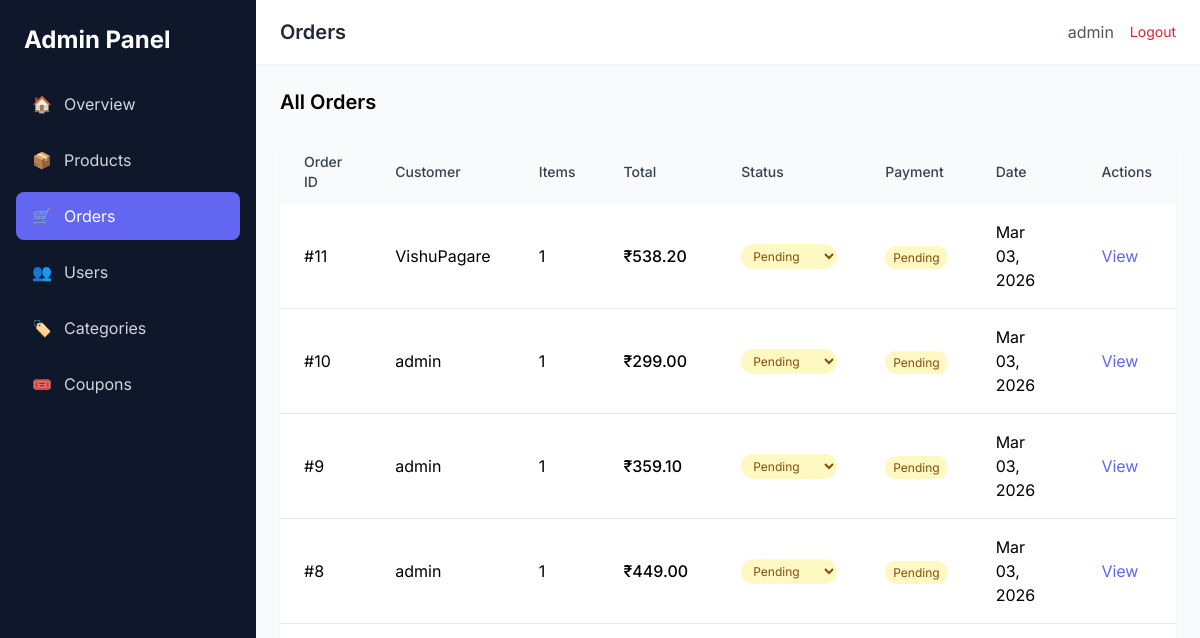
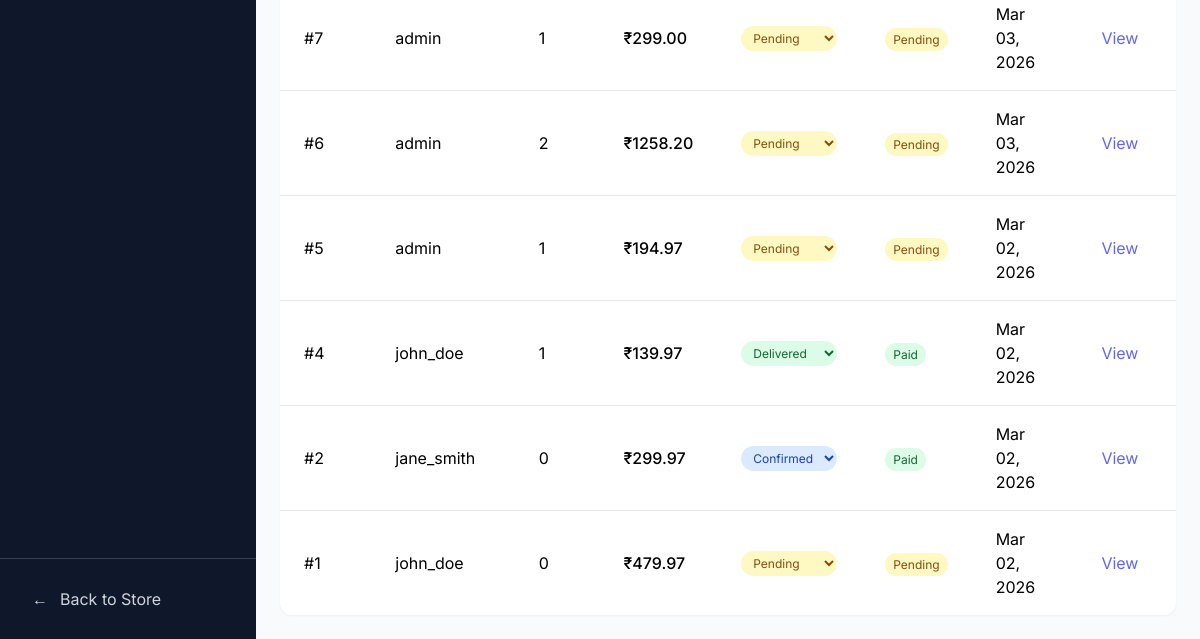
/dashboard/orders/ (signed in), run on an earlier commit of the app's database (2 pictures, top to bottom).
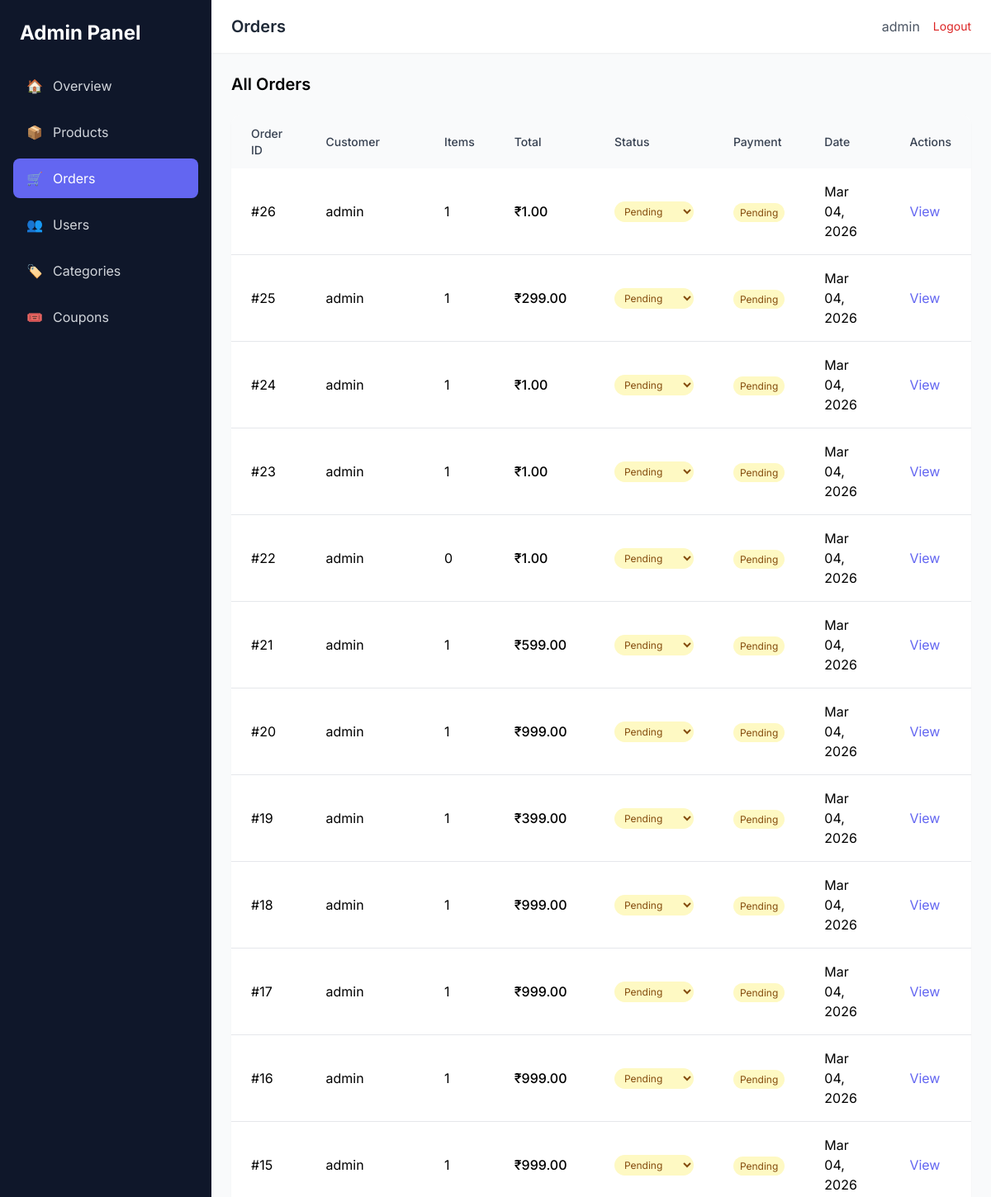
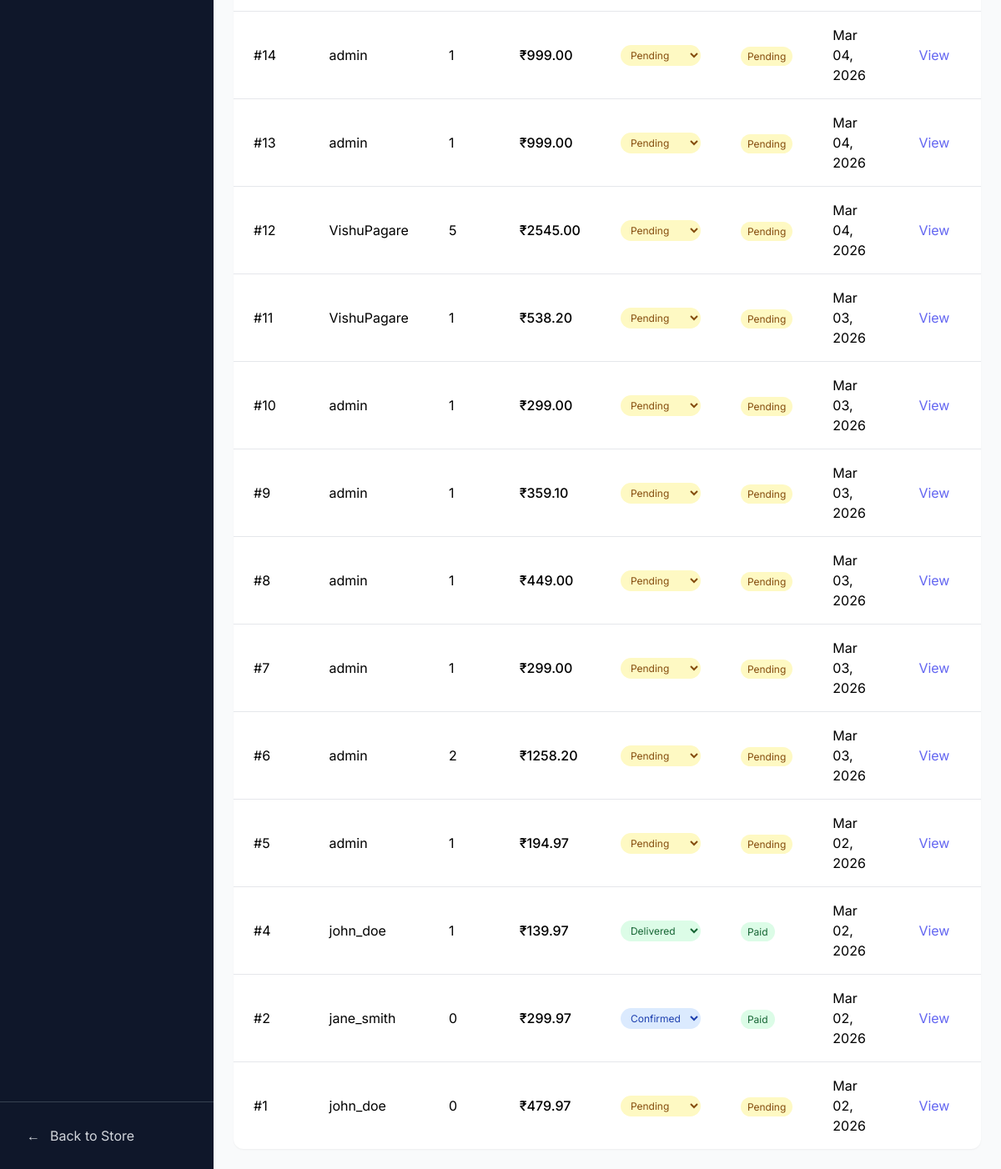
And on a later commit of the database (2 pictures, top to bottom).
### orders/models.py (models this page shows, shortened)
class Order(models.Model):
    STATUS_CHOICES = [
        ('PENDING', 'Pending'),
        ('CONFIRMED', 'Confirmed'),
        ('SHIPPED', 'Shipped'),
        ('DELIVERED', 'Delivered'),
        ('CANCELLED', 'Cancelled'),
    ]
    PAYMENT_STATUS_CHOICES = [
        ('PENDING', 'Pending'),
        ('PAID', 'Paid'),
        ('FAILED', 'Failed'),
        ('REFUNDED', 'Refunded'),
    ]
    user = models.ForeignKey(settings.AUTH_USER_MODEL, on_delete=models.CASCADE, related_name='orders')
    total_price = models.DecimalField(max_digits=10, decimal_places=2)
    status = models.CharField(max_length=20, choices=STATUS_CHOICES, default='PENDING')
    payment_status = models.CharField(max_length=20, choices=PAYMENT_STATUS_CHOICES, default='PENDING')
    shipping_address = models.TextField()
    created_at = models.DateTimeField(auto_now_add=True)
    updated_at = models.DateTimeField(auto_now=True)

### users/models.py (models this page shows, shortened)
class CustomUser(AbstractUser):
    phone = models.CharField(max_length=20, blank=True)
    avatar = models.ImageField(upload_to='avatars/', blank=True, null=True)
    address = models.TextField(blank=True)
    city = models.CharField(max_length=100, blank=True)
    country = models.CharField(max_length=100, blank=True)

### dashboard/views.py (the view)
# urls.py: path('orders/', views.order_list, name='order_list'),
@staff_required
def order_list(request):
    orders = Order.objects.select_related('user').order_by('-created_at')
    return render(request, 'dashboard/orders/list.html', {'orders': orders})

### orders/cart_utils.py (called while the page is built, shortened)
def get_cart(request):
    if request.user.is_authenticated:
        cart, created = Cart.objects.get_or_create(user=request.user)
        if request.session.session_key is None:
            request.session.create()
        session_key = request.session.session_key
        session_cart = Cart.objects.filter(session_key=session_key, user__isnull=True).first()
        if session_cart:
            merge_carts(session_key, request.user)
        return cart

def get_cart_count(request):
    cart = get_cart(request)
    return sum(item.quantity for item in cart.items.all())

### orders/context_processors.py (called while the page is built)
def cart_context(request):
    return {
        'cart_count': get_cart_count(request),
    }

### templates/dashboard/orders/list.html (shortened to what this page needs)
{% extends 'dashboard/base.html' %}
{% block page_title %}Orders{% endblock %}
{% block content %}
<h2 class="text-xl font-semibold mb-6">All Orders</h2>
<div class="bg-white rounded-xl shadow-sm overflow-hidden">
    <table class="w-full">
        <thead class="bg-gray-50">
            <tr>
                <th class="px-6 py-3 text-left text-sm font-medium text-gray-700">Order ID</th>
                <th class="px-6 py-3 text-left text-sm font-medium text-gray-700">Customer</th>
                <th class="px-6 py-3 text-left text-sm font-medium text-gray-700">Items</th>
                <th class="px-6 py-3 text-left text-sm font-medium text-gray-700">Total</th>
                <th class="px-6 py-3 text-left text-sm font-medium text-gray-700">Status</th>
                <th class="px-6 py-3 text-left text-sm font-medium text-gray-700">Payment</th>
                <th class="px-6 py-3 text-left text-sm font-medium text-gray-700">Date</th>
                <th class="px-6 py-3 text-left text-sm font-medium text-gray-700">Actions</th>
            </tr>
        </thead>
        <tbody class="divide-y divide-gray-200">
            {% for order in orders %}
                <tr>
                    <td class="px-6 py-4">#{{ order.id }}</td>
                    <td class="px-6 py-4">{{ order.user.username }}</td>
                    <td class="px-6 py-4">{{ order.items.count }}</td>
                    <td class="px-6 py-4 font-medium">₹{{ order.total_price }}</td>
                    <td class="px-6 py-4">
                        <select class="order-status text-xs rounded-full px-2 py-1 border-0 cursor-pointer
                            {% if order.status == 'PENDING' %}bg-yellow-100 text-yellow-800
                            {% elif order.status == 'CONFIRMED' %}bg-blue-100 text-blue-800
                            {% elif order.status == 'SHIPPED' %}bg-purple-100 text-purple-800
                            {% elif order.status == 'DELIVERED' %}bg-green-100 text-green-800
                            {% else %}bg-red-100 text-red-800{% endif %}"
                                data-id="{{ order.id }}">
                            <option value="PENDING" {% if order.status == 'PENDING' %}selected{% endif %}>Pending</option>
                            <option value="CONFIRMED" {% if order.status == 'CONFIRMED' %}selected{% endif %}>Confirmed</option>
                            <option value="DELIVERED" {% if order.status == 'DELIVERED' %}selected{% endif %}>Delivered</option>
                        </select>
                    </td>
                    <td class="px-6 py-4">
                        <span class="px-2 py-1 text-xs rounded-full
                            {% if order.payment_status == 'PENDING' %}bg-yellow-100 text-yellow-800
                            {% elif order.payment_status == 'PAID' %}bg-green-100 text-green-800
                            {% elif order.payment_status == 'FAILED' %}bg-red-100 text-red-800
                            {% else %}bg-gray-100 text-gray-800{% endif %}">
                            {{ order.get_payment_status_display }}
                        </span>
                    </td>
                    <td class="px-6 py-4">{{ order.created_at|date:"M d, Y" }}</td>
                    <td class="px-6 py-4">
                        <a href="{% url 'dashboard:order_detail' order.id %}" class="text-primary hover:underline">View</a>
                    </td>
                </tr>
            {% empty %}
                <tr>
                    <td colspan="8" class="px-6 py-8 text-center text-gray-500">No orders yet</td>
                </tr>
            {% endfor %}
        </tbody>
    </table>
</div>
{% endblock %}

What changed in the data, as far as the page shows it:
added Order: id "26", user.username "admin", items.count "1", total_price "1.00", status+id "Pending", payment_status "Pending", created_at "Mar 04, 2026"
added Order: id "25", user.username "admin", items.count "1", total_price "299.00", status+id "Pending", payment_status "Pending", created_at "Mar 04, 2026"
added Order: id "24", user.username "admin", items.count "1", total_price "1.00", status+id "Pending", payment_status "Pending", created_at "Mar 04, 2026"
added Order: id "23", user.username "admin", items.count "1", total_price "1.00", status+id "Pending", payment_status "Pending", created_at "Mar 04, 2026"
added Order: id "22", user.username "admin", items.count "0", total_price "1.00", status+id "Pending", payment_status "Pending", created_at "Mar 04, 2026"
added Order: id "21", user.username "admin", items.count "1", total_price "599.00", status+id "Pending", payment_status "Pending", created_at "Mar 04, 2026"
added Order: id "20", user.username "admin", items.count "1", total_price "999.00", status+id "Pending", payment_status "Pending", created_at "Mar 04, 2026"
added Order: id "19", user.username "admin", items.count "1", total_price "399.00", status+id "Pending", payment_status "Pending", created_at "Mar 04, 2026"
added Order: id "18", user.username "admin", items.count "1", total_price "999.00", status+id "Pending", payment_status "Pending", created_at "Mar 04, 2026"
added Order: id "17", user.username "admin", items.count "1", total_price "999.00", status+id "Pending", payment_status "Pending", created_at "Mar 04, 2026"
added Order: id "16", user.username "admin", items.count "1", total_price "999.00", status+id "Pending", payment_status "Pending", created_at "Mar 04, 2026"
added Order: id "15", user.username "admin", items.count "1", total_price "999.00", status+id "Pending", payment_status "Pending", created_at "Mar 04, 2026"
added Order: id "14", user.username "admin", items.count "1", total_price "999.00", status+id "Pending", payment_status "Pending", created_at "Mar 04, 2026"
added Order: id "13", user.username "admin", items.count "1", total_price "999.00", status+id "Pending", payment_status "Pending", created_at "Mar 04, 2026"
added Order: id "12", user.username "VishuPagare", items.count "5", total_price "2545.00", status+id "Pending", payment_status "Pending", created_at "Mar 04, 2026"
